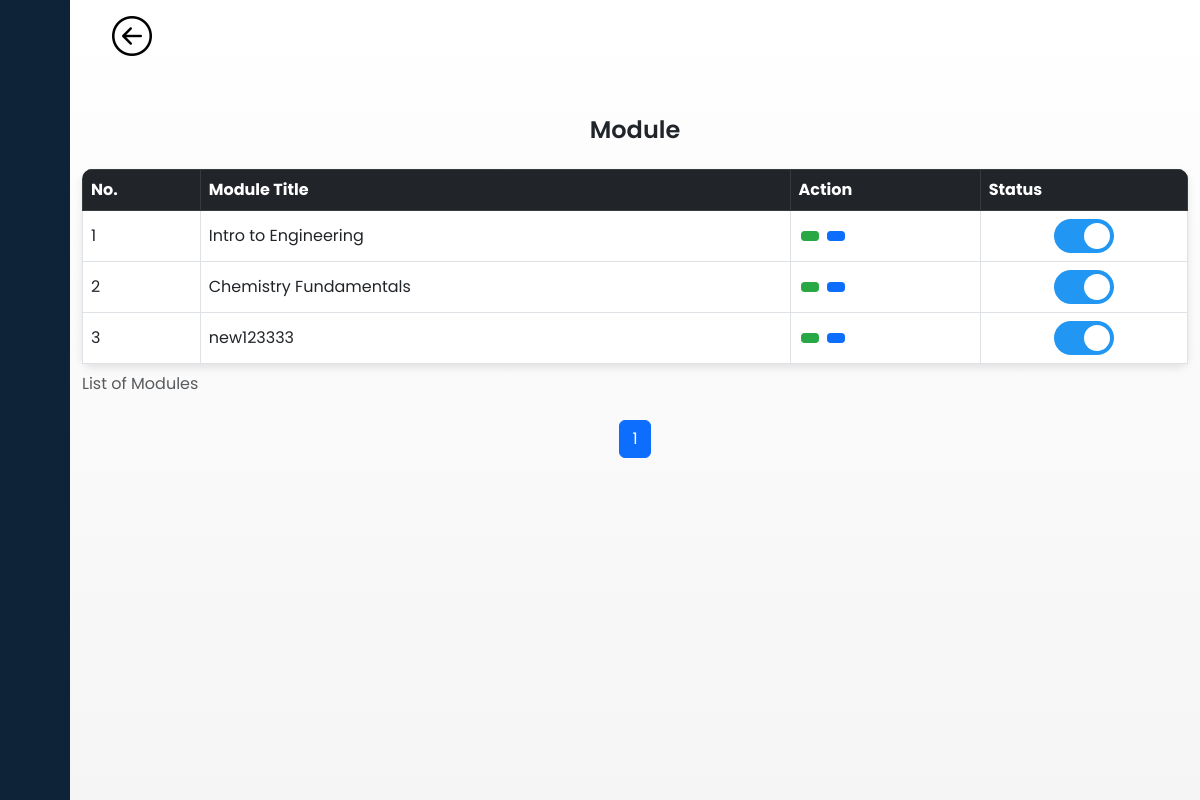
The page /head/view_module.php?course_id=1 (signed in) on the database its author committed.
### tables this page shows
CREATE TABLE `tbl_module` (
  `module_id` int(11) NOT NULL,
  `course_id` int(11) NOT NULL,
  `module_name` varchar(50) NOT NULL,
  `module_file` longblob NOT NULL,
  `program_id` int(11) NOT NULL,
  `module_status` tinyint(1) NOT NULL DEFAULT 1
);

### head/view_module.php (the view, shortened to what this page needs)
<?php
require '../api/db-connect.php';
if (isset($_SESSION['program_id'])) {
    $program_id = $_SESSION['program_id'];
} else {
    header("Location: ../index.php");
    exit();
}
$course_id = $_GET['course_id'];
$recordsPerPage = 10;
$page = isset($_GET['page']) ? $_GET['page'] : 1;
$countSql = "SELECT COUNT(*) as total FROM tbl_module WHERE course_id = :course_id";
$countStmt = $conn->prepare($countSql);
$countStmt->bindParam(':course_id', $course_id, PDO::PARAM_INT);
$countStmt->execute();
$totalCount = $countStmt->fetch(PDO::FETCH_ASSOC)['total'];
$totalPages = ceil($totalCount / $recordsPerPage);
?>
<!DOCTYPE html>
<html lang="en">
<head>
    <link href="https://cdn.lineicons.com/4.0/lineicons.css" rel="stylesheet" />
    <link href="https://cdn.jsdelivr.net/npm/bootstrap@5.3.0-alpha3/dist/css/bootstrap.min.css" rel="stylesheet">
    <link rel="stylesheet" href="style.css" type="text/css">
</head>
<body>
    <div class="wrapper">
        <?php include 'sidebar.php'; ?>
        <div class="container">
            <?php include 'back.php'; ?>
            <div class="row justify-content-center mt-5">
                <div class="col-md-12">
                    <div class="text-center mb-4">
                        <h1>Module</h1>
                    </div>
                    <table style="background: linear-gradient(to left, rgba(220, 210, 211, 0.3), rgba(200, 240, 241, 0.3));" class="table table-bordered table-custom">
                        <caption>List of Modules</caption>
                        <thead class="table-dark">
                            <tr>
                                <th scope="col">No.</th>
                                <th scope="col">Module Title</th>
                                <th scope="col">Action</th>
                                <th scope="col">Status</th>
                            </tr>
                        </thead>
                        <tbody>
                            <?php
                            $sql = "SELECT * FROM tbl_module WHERE course_id = :course_id";
                            $result = $conn->prepare($sql);
                            $result->bindParam(':course_id', $course_id, PDO::PARAM_INT);
                            $result->execute();
                            ?>
                            <?php if ($result->rowCount() > 0) : ?>
                                <?php $count = 1; ?>
                                <?php while ($row = $result->fetch(PDO::FETCH_ASSOC)) : ?>
                                    <tr>
                                        <td><?php echo $count++; ?></td>
                                        <td><?php echo $row['module_name']; ?></td>
                                        <td>
                                            <a class="btn btn-success btn-sm view-module-btn" data-bs-toggle="modal" data-bs-target="#moduleModal" data-module-id="<?php echo $row['module_id']; ?>">
                                            </a>
                                            <a class="btn btn-primary btn-sm" href="question.php?program_id=<?php echo $program_id ?>&module_id=<?php echo $row['module_id']; ?>&course_id=<?php echo $course_id; ?>">
                                            </a>
                                        </td>
                                        <td class="text-center align-middle">
                                            <label class="switch m-0">
                                                <span class="slider round"></span>
                                            </label>
                                        </td>
                                    </tr>
                                <?php endwhile; ?>
                            <?php else : ?>
                                <tr>
                                    <td colspan="5" class="text-center">No records found for modules.</td>
                                </tr>
                            <?php endif; ?>
                        </tbody>
                    </table>
                    <nav aria-label="Page navigation">
                        <ul class="pagination justify-content-center">
                            <?php for ($i = 1; $i <= $totalPages; $i++) : ?>
                                <li class="page-item <?php echo $i == $page ? 'active' : ''; ?>">
                                    <a class="page-link" href="?page=<?php echo $i; ?>"><?php echo $i; ?></a>
                                </li>
                            <?php endfor; ?>
                        </ul>
                    </nav>
                </div>
            </div>
        </div>
    </div>
</body>
</html>

### head/style.css (style rules this page uses)
a { text-decoration: none; }
li { list-style: none; }
h1 { font-weight: 600; font-size: 1.5rem; }
body { font-family: 'Poppins', sans-serif; }
.wrapper { display: flex; }
.switch { position: relative; display: inline-block; width: 60px; height: 34px; }
.slider { position: absolute; cursor: pointer; top: 0; left: 0; right: 0; bottom: 0; background-color: #ccc; -webkit-transition: .4s; transition: .4s; }
.slider:before { position: absolute; content: ""; height: 26px; width: 26px; left: 4px; bottom: 4px; background-color: white; -webkit-transition: .4s; transition: .4s; }
input:checked + .slider { background-color: #2196F3; }
input:checked + .slider:before { -webkit-transform: translateX(26px); -ms-transform: translateX(26px); transform: translateX(26px); }
.slider.round { border-radius: 34px; }
.slider.round:before { border-radius: 50%; }
input:checked+.slider { background-color: #2196F3; }
input:checked+.slider:before { -webkit-transform: translateX(26px); -ms-transform: translateX(26px); transform: translateX(26px); }
.wrapper { display: flex; height: 100vh; overflow-y: auto; width: 100%; background: linear-gradient(to bottom, rgb(255, 255, 255), rgb(245, 245, 245)); }
.container { margin-top: .5%; margin-bottom: .5%; overflow-y: auto; border-radius: 10px; }
.table { border-radius: 10px; overflow: hidden; box-shadow: 0 4px 8px rgba(0, 0, 0, 0.1); }
.table th, .table td { vertical-align: middle; }
.table .btn { margin: 0 2px; }
.table .btn-sm { padding: 0.25rem 0.5rem; font-size: 0.875rem; line-height: 1.5; border-radius: 0.2rem; }
.table .btn-success { background-color: #28a745; border-color: #28a745; }
.table-custom { border-radius: 10px; overflow: hidden; box-shadow: 0 4px 8px rgba(0, 0, 0, 0.1); }
.table-custom th, .table-custom td { vertical-align: middle; }
.table-custom .btn { margin: 0 2px; }
.table-custom .btn-sm { padding: 0.25rem 0.5rem; font-size: 0.875rem; line-height: 1.5; border-radius: 0.2rem; }
.table-custom .btn-success { background-color: #28a745; border-color: #28a745; }

### rows shown on the page
tbl_module: module_name "Intro to Engineering"
tbl_module: module_name "Chemistry Fundamentals"
tbl_module: module_name "new123333"
